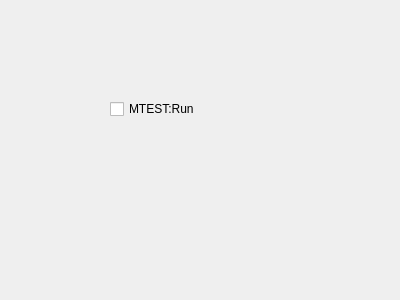
<?xml version="1.0" encoding="UTF-8"?>
<ui version="4.0">
 <class>Dialog</class>
 <widget class="QDialog" name="Dialog">
  <property name="geometry">
   <rect>
    <x>0</x>
    <y>0</y>
    <width>400</width>
    <height>300</height>
   </rect>
  </property>
  <property name="windowTitle">
   <string>Dialog</string>
  </property>
  <widget class="PyDMCheckbox" name="PyDMCheckbox">
   <property name="geometry">
    <rect>
     <x>110</x>
     <y>100</y>
     <width>121</width>
     <height>18</height>
    </rect>
   </property>
   <property name="toolTip">
    <string/>
   </property>
   <property name="whatsThis">
    <string/>
   </property>
   <property name="text">
    <string>MTEST:Run</string>
   </property>
   <property name="channel" stdset="0">
    <string>ca://MTEST:Run</string>
   </property>
  </widget>
 </widget>
 <customwidgets>
  <customwidget>
   <class>PyDMCheckbox</class>
   <extends>QCheckBox</extends>
   <header>pydm.widgets.checkbox</header>
  </customwidget>
 </customwidgets>
 <resources/>
 <connections/>
</ui>
